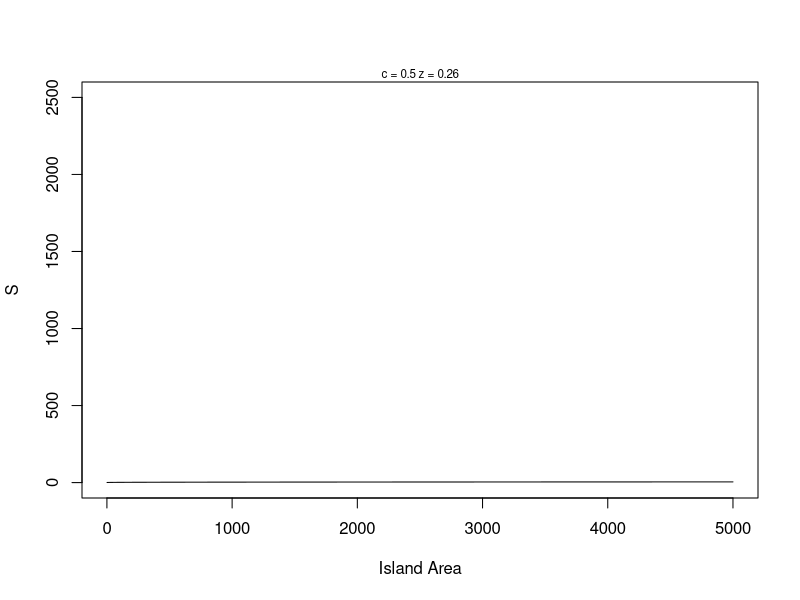
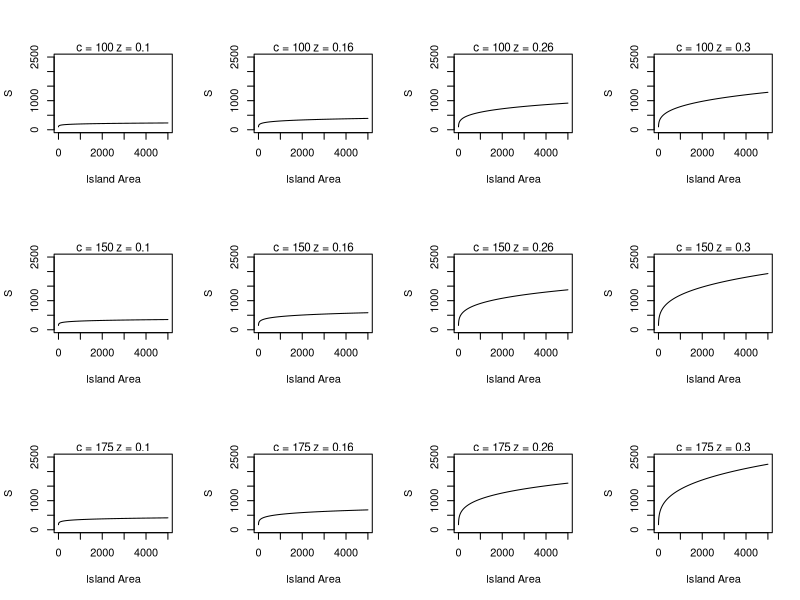
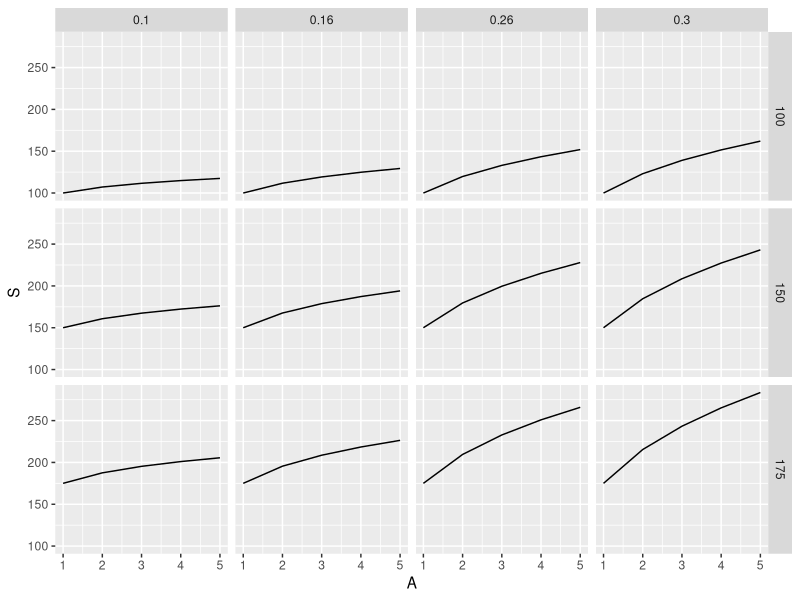
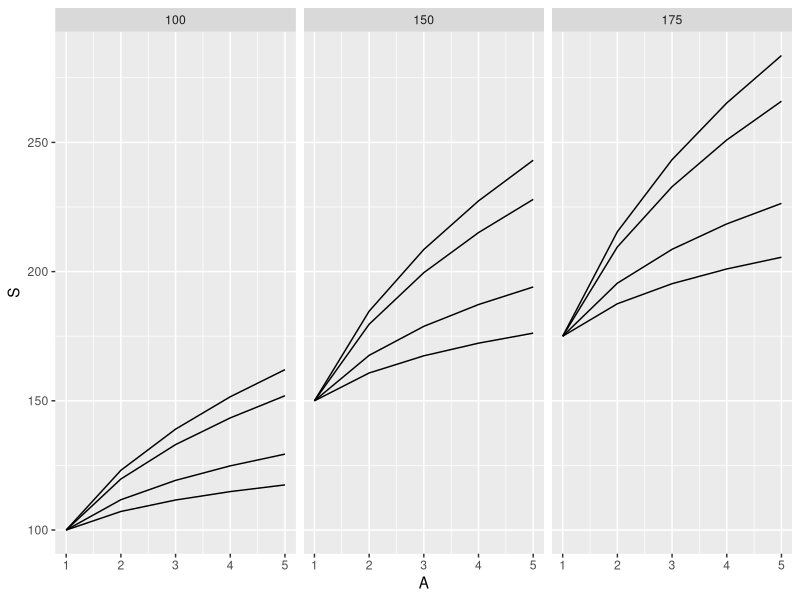
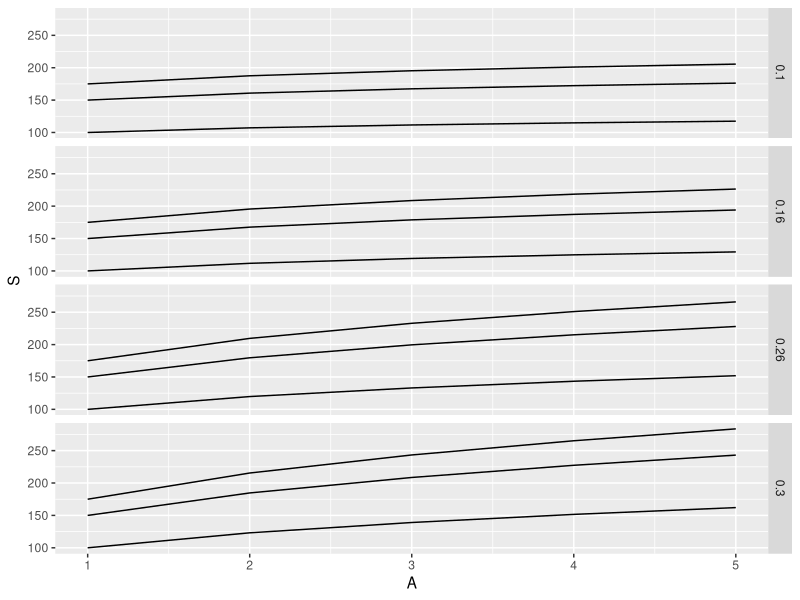

The R source for these figures, in order:
# ------------------------------------------------------
# writing functions for equations and sweeping over parameters
# 05 May 2021
# Sarah K. Morris
# ------------------------------------------------------
#
library(ggplot2)

# S=cA^z describes species-area relationship

# ------------------------------------------------------
# FUNCTION species_area_curve
# description: creates a power function for S and A
# inputs: A is a vector of island areas
#         c is the intercept constant
#         z is the slope constant
# outputs: S is a vector of species richness
########################################################
species_area_curve <- function(A=1:5000,
                               c=0.5,
                               z=0.26) {
S <- c*(A^z)
  return(S)
  
} # end of species_area_curve
# ------------------------------------------------------
head(species_area_curve())

# ------------------------------------------------------
# FUNCTION species_area_plot
# description: plots species area curves with parameter values
# inputs: A = vector of areas
#         c = the intercept constant
#         z = the slope constant
# outputs: smoothed curve with parameters printed in graph
########################################################
species_area_plot <- function(A=1:5000,
                              c=0.5,
                              z=0.26) {
#ggplot doesn't play well with for loops
plot(x=A,y=species_area_curve(A,c,z),
     type="l", #line graph
     xlab="Island Area",
     ylab="S",
     ylim=c(0,2500))
  mtext(paste("c =",c,"z =",z),cex = 0.7)
  # mtext = margin text
  # cex = character expansion factor
  
} # end of species_area_plot
# ------------------------------------------------------

species_area_plot()

# build a grid of plots

# global variables
c_pars <- c(100, 150, 175)
z_pars <- c(0.10, 0.16, 0.26, 0.3)
par(mfrow=c(3,4))
# specifying grid arrangement of plots with 3 rows and 4 columns

for (i in seq_along(c_pars)) {
  for (j in seq_along(z_pars)) {
    species_area_plot(c = c_pars[i], z = z_pars[j])
  }
}

# expand.grid---------------------------------------------
expand.grid(c_pars,z_pars)

# ------------------------------------------------------
# FUNCTION sa_output
# description: summary stats for species-area power function
# inputs: vector of predicted species richness values
# outputs: list of max-min, coeff. of variation
########################################################
sa_output <- function(S = runif(10)) {
  
  sum_stats <- list(s_gain=max(S)-min(S),
                    s_cv=sd(S)/mean(S))
  
  return(sum_stats)
  
} # end of sa_output
# ------------------------------------------------------
sa_output()

# build program body -----------------------------------

# Global variables
Area <- 1:5000
c_pars <- c(100, 150, 175)
z_pars <- c(0.10, 0.16, 0.26, 0.3)

# set up model data frame
model_frame <- expand.grid(c=c_pars, z=z_pars)
str(model_frame)
model_frame$SGain <- NA
model_frame$SCV <- NA
head(model_frame)

# cycle through model calculations
for (i in 1:nrow(model_frame)) {
  
  # generate S vector
  temp1 <- species_area_curve(A=Area,
                              c=model_frame[i,1],
                              z=model_frame[i,2])
  # calculate output stats
  temp2 <- sa_output(temp1)

  # pass results to columns in data frame
  model_frame[i,c(3,4)] <- temp2
  
}
print(model_frame)

# how to sweep parameters - redux w/ ggplot graphics-----------------------

area <- 1:5
c_pars <- c(100, 150, 175)
z_pars <- c(0.10, 0.16, 0.26, 0.3)

# set up model frame
model_frame <- expand.grid(c=c_pars,
                           z=z_pars,
                           A=area)
head(model_frame)
nrow(model_frame) #60 rows b/c 5*3*4 to get all possible combinations

# add response variable
model_frame$S <- NA

# loop through parameters and fill with sa function

for (i in 1:length(c_pars)){
  for (j in 1:length(z_pars)) {
    model_frame[model_frame$c==c_pars[i] & model_frame$z==z_pars[j],"S"] <- species_area_curve(A=area, c=c_pars[i], z=z_pars[j])
  }
}

# ggplot graphics

p1 <- ggplot(data=model_frame)
p1 + geom_line(mapping=aes(x=A,y=S))+
  facet_grid(c~z)

p2 <- p1
p2 + geom_line(mapping=aes(x=A,y=S,group=z)) + 
  facet_grid(.~c)

p3 <- p1
p3 + geom_line(mapping=aes(x=A,y=S,group=c)) +
  facet_grid(z~.)






















